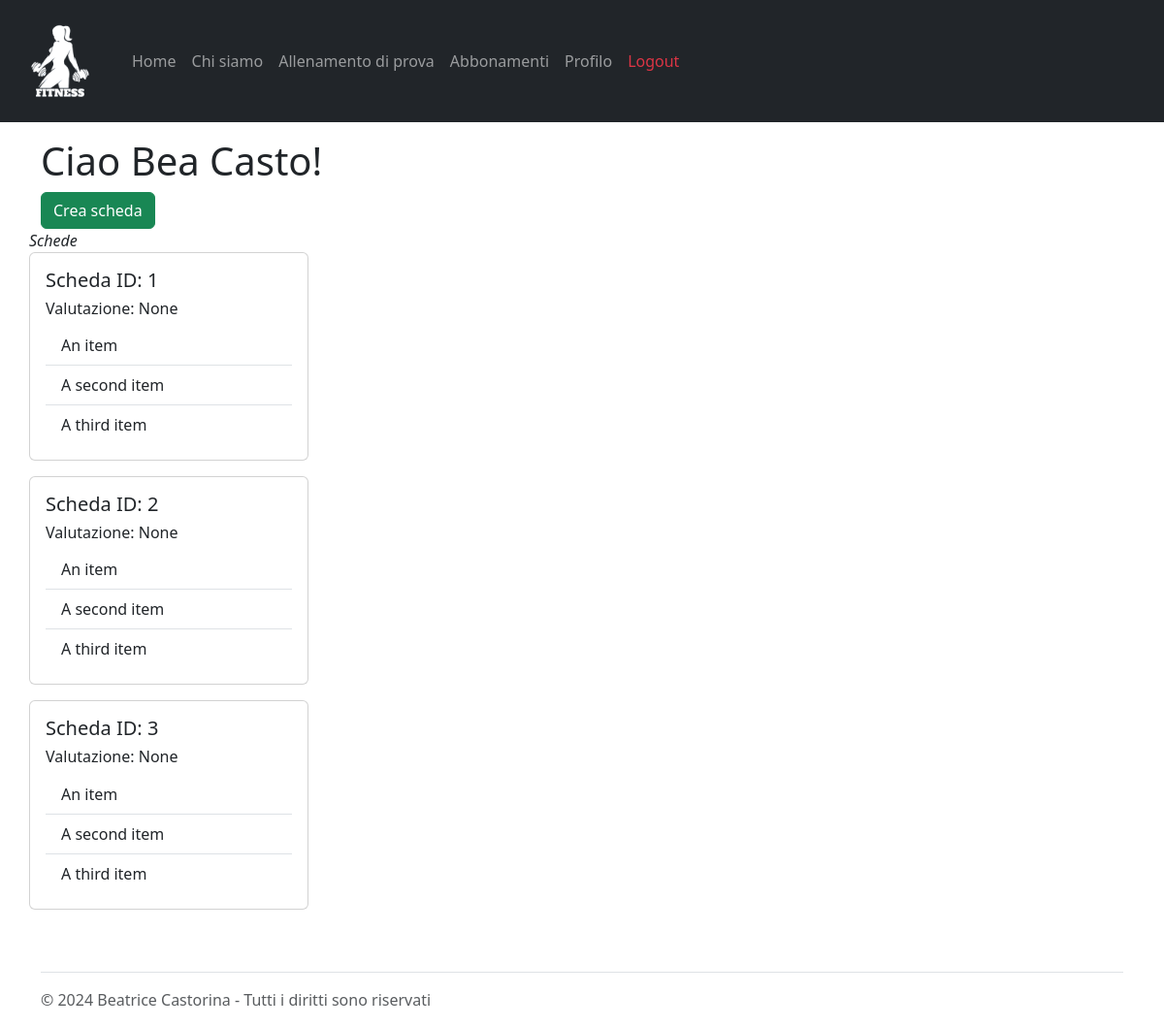
/schede?client_id=1 (signed in), run on the app's committed database.
### tables this page shows
CREATE TABLE "PersonalTrainers" (
	"nome"	TEXT NOT NULL,
	"email"	TEXT NOT NULL UNIQUE,
	"password"	TEXT NOT NULL,
	"rating"	REAL NOT NULL,
	"numOfRatings"	INTEGER NOT NULL,
	"pt_id"	INTEGER,
	"cognome"	TEXT NOT NULL,
	PRIMARY KEY("pt_id" AUTOINCREMENT),
	CHECK("rating" <= 5)
);

CREATE TABLE "Schede" (
	"client_id"	INTEGER NOT NULL,
	"pt_id"	INTEGER NOT NULL,
	"id_scheda"	INTEGER,
	"rating"	INTEGER,
	PRIMARY KEY("id_scheda" AUTOINCREMENT),
	FOREIGN KEY("client_id") REFERENCES "Clients"("client_id"),
	FOREIGN KEY("pt_id") REFERENCES "PersonalTrainers"("pt_id")
);

### app.py (the view)
@app.route("/schede")
def schede():
  client_id = request.args.get("client_id")
  print("schede",client_id)
  schede = schede_dao.get_schede_by_client_id(client_id)
  return render_template("schede.html",client_id=client_id,schede=schede)

### app.py (called while the page is built)
@login_manager.user_loader
def load_user(user_email):
  print("load user:", user_email)
  user_db, type = utenti_dao.get_user_by_email(user_email)
  if type == 0:
    user = PersonalTrainer(nome=user_db['nome'], cognome=user_db['cognome'], pt_id=user_db['pt_id'], rating=user_db['rating'], numOfRatings=user_db['numOfRatings'], email=user_db['email'], password=user_db['password'])
  else:
    user = Client(nome=user_db['nome'], cognome=user_db['cognome'], client_id=user_db['client_id'], pt_id=user_db['pt_id'], email=user_db['email'], password=user_db['password'])
  return user

### schede_dao.py (called while the page is built)
def get_schede_by_client_id(client_id):
	query = 'SELECT * FROM Schede WHERE client_id = ?'
	connection = sqlite3.connect('db/personal.db')
	connection.row_factory = sqlite3.Row
	cursor = connection.cursor()
	cursor.execute(query,(client_id,))
	result = cursor.fetchall()
	cursor.close()
	connection.close()
	return result

### utenti_dao.py (called while the page is built)
def get_user_by_email(user_email):
	type = 0 # 0: personal_trainer, 1: client
	query1 = 'SELECT * FROM PersonalTrainers WHERE email = ?'
	query2 = 'SELECT * FROM Clients WHERE email = ?'
	connection = sqlite3.connect('db/personal.db')
	connection.row_factory = sqlite3.Row
	cursor = connection.cursor()
	print("utenti_dao email", user_email)
	cursor.execute(query1,(user_email,)) # Personal Trainers
	result = cursor.fetchone()
	print("query 1:",result)
	if result is None:
		cursor.execute(query2, (user_email,)) # Clients
		result = cursor.fetchone()
		print("query 2:", result)
		type = 1
	cursor.close()
	connection.close()
	return result, type

### templates/schede.html (shortened to what this page needs)
{% extends "base.html" %}
{% block content %}
	<h1>Ciao {{current_user.nome.capitalize()}} {{current_user.cognome.capitalize()}}!</h1>
	{% if current_user.__class__.__name__ == "PersonalTrainer" %}
		<form action="/create_scheda" method="get">
			<button type="submit" class="btn btn-success">Crea scheda</button>
		</form>
	{% endif %}
	<ul class="list-group" id="lista">
		<label for="lista"><em>Schede</em></label>
		{% for scheda in schede %}
			<div class="col-3 mb-3">
				<div class="card" style="width: 18rem;">
					<div class="card-body">
						<h5 class="card-title">Scheda ID: {{scheda.id_scheda}}</h5>
						<h6>Valutazione: {{scheda.rating}}</h6>
						<ul class="list-group list-group-flush">
							<li class="list-group-item">An item</li>
							<li class="list-group-item">A second item</li>
							<li class="list-group-item">A third item</li>
						</ul>
					</div>
				</div>
			</div>
		{% endfor %}
	</ul>
{% endblock %}

### data on the page
PersonalTrainers: nome "Bea", cognome "Casto"
Schede: id_scheda "1", rating "None"
Schede: id_scheda "2", rating "None"
Schede: id_scheda "3", rating "None"
